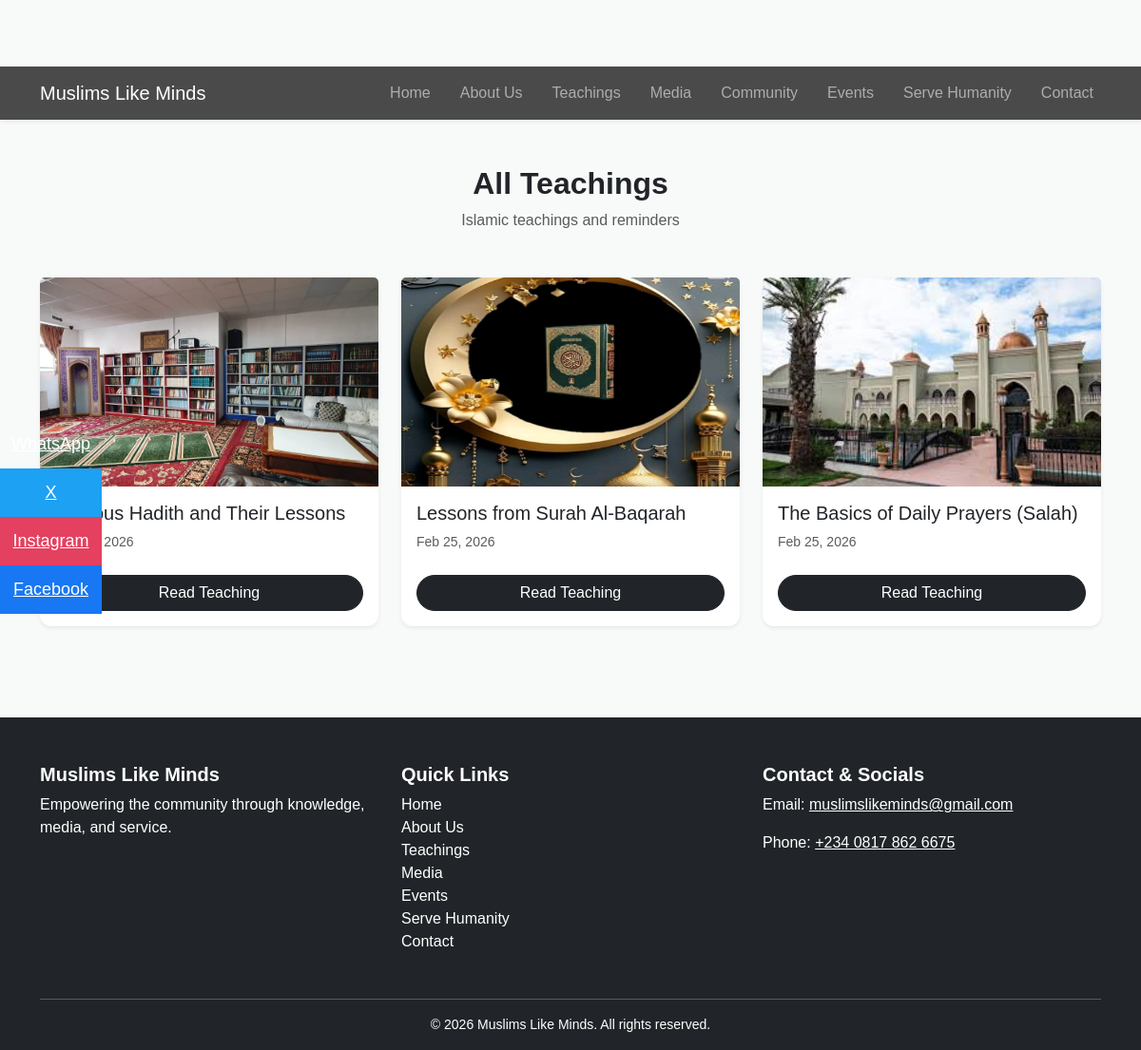
/teachings/, run on an earlier commit of the app's database.
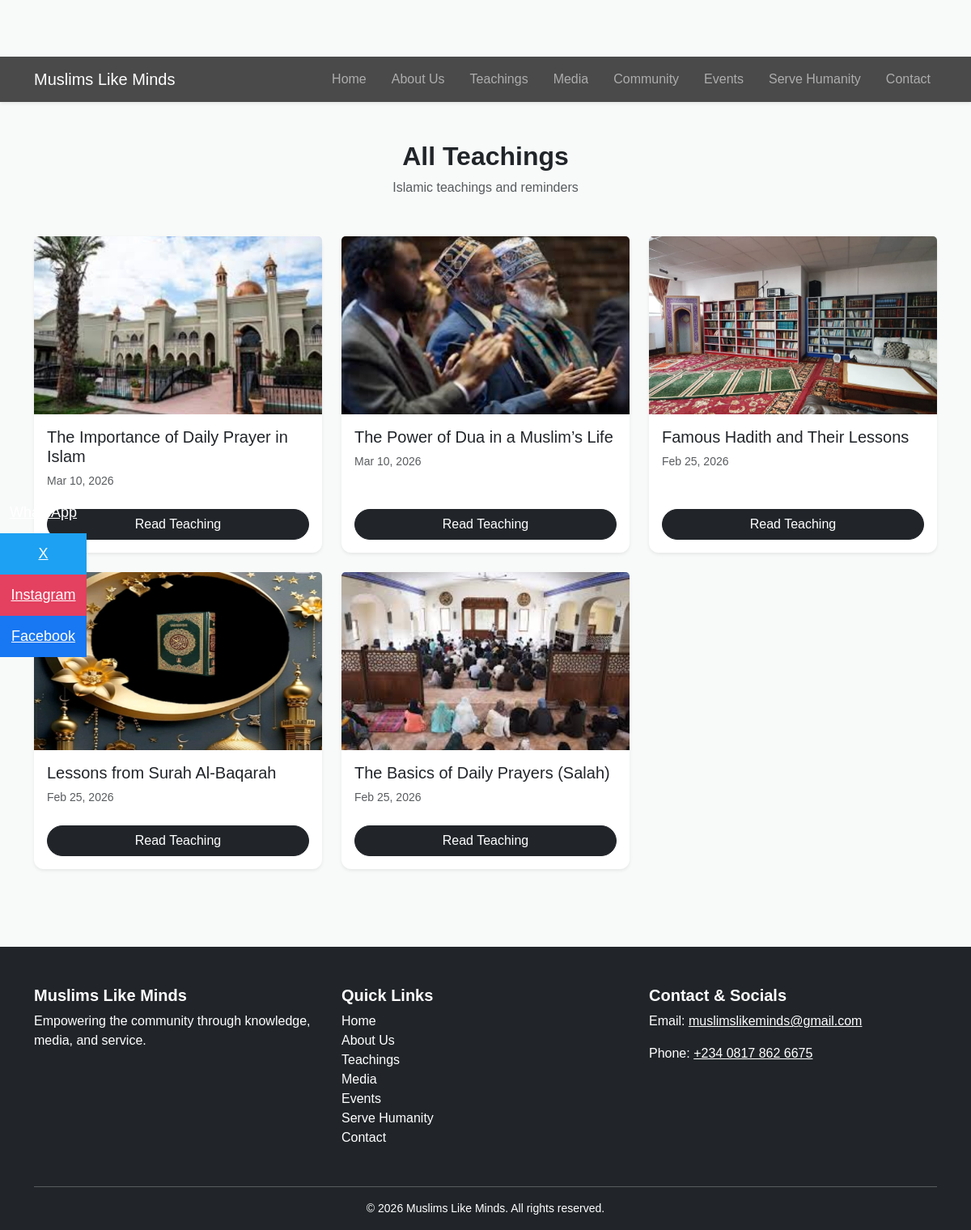
And on a later commit of the database.
### core/models.py (models this page shows, shortened)
class Teaching(models.Model):
    CATEGORY_CHOICES = [
        ('quran', 'Qur’an'),
        ('hadith', 'Hadith'),
        ('fiqh', 'Fiqh'),
        ('reminder', 'Reminder'),
    ]
    title = models.CharField(max_length=200)
    slug = models.SlugField(unique=True, blank=True)
    category = models.CharField(max_length=20, choices=CATEGORY_CHOICES)
    image = models.ImageField(upload_to='teachings/', blank=True, null=True)
    content = models.TextField()
    is_published = models.BooleanField(default=True)
    created_at = models.DateTimeField(auto_now_add=True)

### core/views.py (the view)
# urls.py: path("teachings/", views.teachings, name="teachings"),
def teachings(request):
    teachings = Teaching.objects.filter(is_published=True).order_by('-created_at')
    return render(request, 'core/teachings.html', {
        'teachings': teachings
    })

### core/templates/core/teachings.html (shortened to what this page needs)
{% extends "base.html" %}
{% load static %}
{% block content %}
<section class="py-5">
  <div class="container">
    <div class="text-center mb-5">
      <h2 class="fw-bold">All Teachings</h2>
      <p class="text-muted">Islamic teachings and reminders</p>
    </div>
    <div class="row g-4">
      {% for teaching in teachings %}
      <div class="col-md-4">
        <div class="card h-100 shadow-sm">
          {% if teaching.image %}
            <img src="{{ teaching.image.url }}"
                 class="card-img-top"
                 style="height:220px;object-fit:cover;"
                 alt="{{ teaching.title }}">
          {% endif %}
          <div class="card-body d-flex flex-column">
            <h5 class="card-title">{{ teaching.title }}</h5>
            <small class="text-muted mb-2">
              {{ teaching.created_at|date:"M d, Y" }}
            </small>
            <a href="{% url 'core:teaching_detail' teaching.pk %}"
               class="btn btn-dark mt-auto">
              Read Teaching
            </a>
          </div>
        </div>
      </div>
      {% empty %}
      <p class="text-center text-muted">No teachings available.</p>
      {% endfor %}
    </div>
  </div>
</section>
{% endblock %}

### core/templates/base.html (shortened to what this page needs)
{% load static %}
<!DOCTYPE html>
<html lang="en">
<head>
  <link href="https://cdn.jsdelivr.net/npm/bootstrap@5.3.2/dist/css/bootstrap.min.css" rel="stylesheet">
  <link rel="stylesheet" href="{% static 'css/style.css' %}">
  <link rel="stylesheet" href="https://cdn.jsdelivr.net/npm/bootstrap-icons@1.11.1/font/bootstrap-icons.css">
</head>
<body>
<nav class="navbar navbar-expand-lg navbar-dark bg-dark sticky-top shadow-sm">
  <div class="container">
    <a class="navbar-brand" href="{% url 'core:home' %}">Muslims Like Minds</a>
    <div class="collapse navbar-collapse" id="navbarNav">
      <ul class="navbar-nav ms-auto">
        <li class="nav-item"><a class="nav-link" href="{% url 'core:home' %}">Home</a></li>
        <li class="nav-item"><a class="nav-link" href="{% url 'core:about' %}">About Us</a></li>
        <li class="nav-item"><a class="nav-link" href="{% url 'core:teachings' %}">Teachings</a></li>
        <li class="nav-item"><a class="nav-link" href="{% url 'core:media' %}">Media</a></li>
        <li class="nav-item"><a class="nav-link" href="{% url 'core:community' %}">Community</a></li>
        <li class="nav-item"><a class="nav-link" href="{% url 'core:events' %}">Events</a></li>
        <li class="nav-item"><a class="nav-link" href="{% url 'core:serve_humanity' %}">Serve Humanity</a></li>
        <li class="nav-item"><a class="nav-link" href="{% url 'core:contact' %}">Contact</a></li>
      </ul>
    </div>
  </div>
</nav>
{% block content %}{% endblock %}
<footer class="bg-dark text-white pt-5 pb-3 mt-5">
  <div class="container">
    <div class="row">
      <div class="col-md-4 mb-3">
        <h5 class="fw-bold">Muslims Like Minds</h5>
        <p>Empowering the community through knowledge, media, and service.</p>
      </div>
      <div class="col-md-4 mb-3">
        <h5 class="fw-bold">Quick Links</h5>
        <ul class="list-unstyled">
          <li><a href="{% url 'core:home' %}" class="text-white text-decoration-none">Home</a></li>
          <li><a href="{% url 'core:about' %}" class="text-white text-decoration-none">About Us</a></li>
          <li><a href="{% url 'core:teachings' %}" class="text-white text-decoration-none">Teachings</a></li>
          <li><a href="{% url 'core:media' %}" class="text-white text-decoration-none">Media</a></li>
          <li><a href="{% url 'core:events' %}" class="text-white text-decoration-none">Events</a></li>
          <li><a href="{% url 'core:serve_humanity' %}" class="text-white text-decoration-none">Serve Humanity</a></li>
          <li><a href="{% url 'core:contact' %}" class="text-white text-decoration-none">Contact</a></li>
        </ul>
      </div>
      <div class="col-md-4 mb-3">
        <h5 class="fw-bold">Contact & Socials</h5>
        <p>Email: <a href="mailto:info@muslimslikeminds.com" class="text-white">muslimslikeminds@gmail.com</a></p>
        <p>Phone: <a href="tel:+2348012345678" class="text-white">+234 0817 862 6675</a></p>
      </div>
    </div>
    <hr class="bg-light">
    <div class="text-center small">
      &copy; {% now "Y" %} Muslims Like Minds. All rights reserved.
    </div>
  </div>
</footer>
<div class="social-sticky">
    <a href="https://wa.me/https://chat.whatsapp.com/Ka7YLUlHOa905xKi9jgnQ1?mode=gi_t" target="_blank" class="whatsapp">WhatsApp</a>
    <a href="https://x.com/muslimslikemind" target="_blank" class="twitter">X</a>
    <a href="https://instagram.com/ymuslimslikeminds" target="_blank" class="instagram">Instagram</a>
    <a href="https://facebook.com/muslimslikeminds" target="_blank" class="facebook">Facebook</a>
</div>
</body>
</html>

### core/static/css/style.css (style rules this page uses)
:root { --primary: #0f3d3e; --accent: #c9a227; --light-bg: #f8f5ef; --dark-bg: #0b1f1f; }
body { font-family: 'Poppins', sans-serif; background-color: var(--light-bg); }
.card { border: none; border-radius: 12px; transition: all 0.3s ease; }
body { background:#f8faf9; }
.navbar.sticky-top { position: sticky; top: 0; z-index: 9999; transition: all 0.3s ease-in-out; }
.navbar-nav .nav-link { margin-left: 15px; font-weight: 500; }
.navbar.bg-dark { background-color: rgba(0,0,0,0.7) !important; }
.social-sticky { position: fixed; top: 40%; left: 0; z-index: 1000; display: flex; flex-direction: column; }
.social-sticky a { padding: 12px; color: white; text-align: center; font-size: 18px; }
.social-sticky .facebook { background: #1877f2; }
.social-sticky .twitter { background: #1da1f2; }
.social-sticky .instagram { background: #e4405f; }
.card { transition: all 0.3s ease; }
section { padding-top: 80px; padding-bottom: 80px; }
.btn { border-radius: 50px; font-weight: 500; }
img { max-width: 100%; height: auto; }
body { padding-top: 70px; }
.card { border-radius: 12px; box-shadow: 0 4px 10px rgba(0,0,0,0.1); }

What changed in the data, as far as the page shows it:
added Teaching: image (picture), title "The Importance of Daily Prayer in Islam", created_at "Mar 10, 2026"
added Teaching: image (picture), title "The Power of Dua in a Muslim’s Life", created_at "Mar 10, 2026"
changed Teaching "The Basics of Daily Prayers (Salah)": image: a different picture
